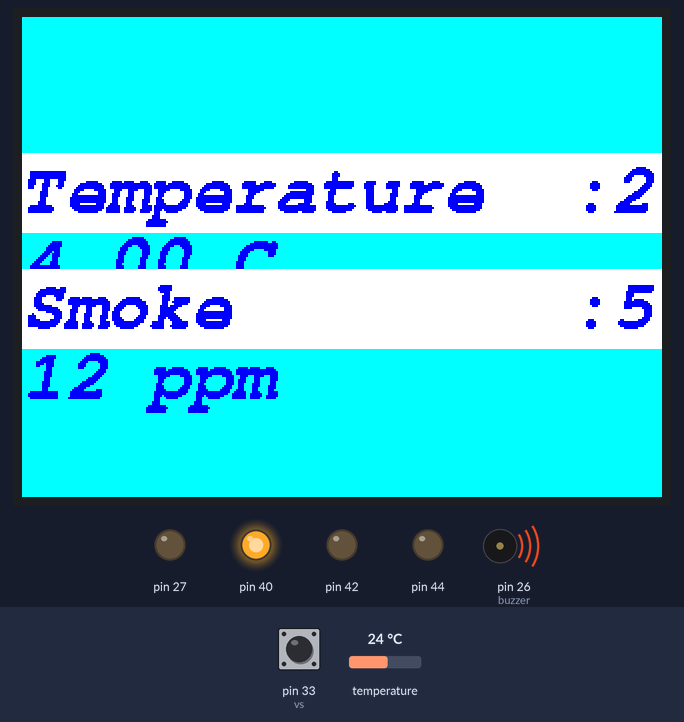
Bench run of a sketch on a simulated Arduino Mega 2560, built with avr-gcc and run on an emulated ATmega2560. Parts: 320×240 colour display, output pins drawn as LEDs (lit = HIGH), buzzer (waves = sounding). Inputs (shaded band) come from the test bench; at power-on: pin 33 (vs) LOW, temperature 24 °C.

Above: at 1.4 s.
1.5 s: pin 33 (vs) pulsed HIGH 2 times (0.12 s each, 0.3 s apart)
At 1.83 s:
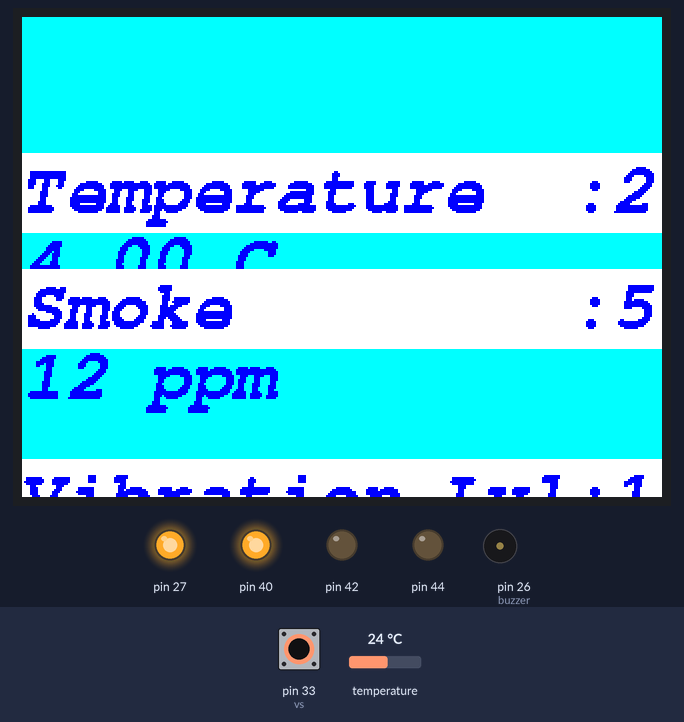
At 2.7 s:
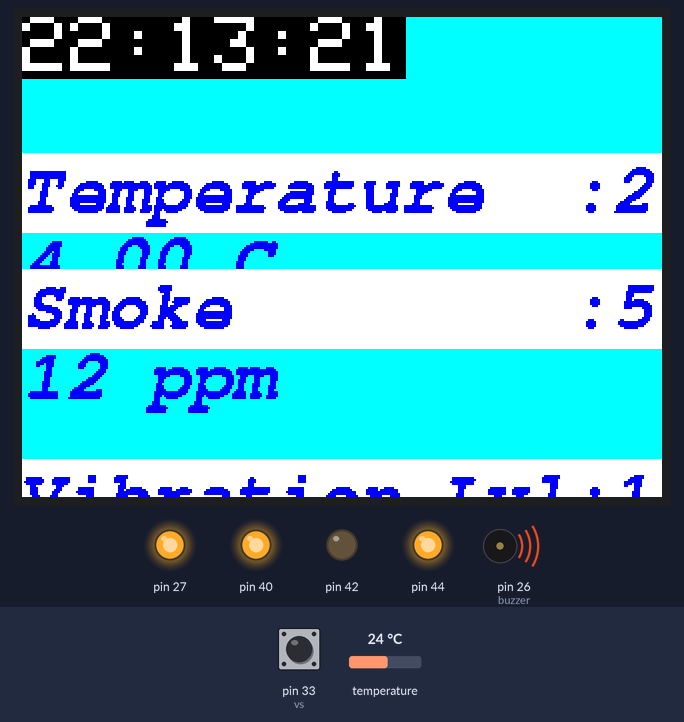
Timing chart, 0 to 5.4 s (numbered marks = the images above; inputs shaded):
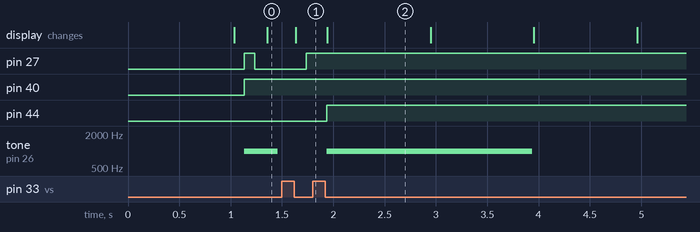

The sketch:

mia.ino
```cpp
#include <Adafruit_GFX.h>
#if defined(_GFXFONT_H_)
#include <Fonts/FreeMonoBoldOblique18pt7b.h>
#define ADJ_BASELINE 11            //new fonts setCursor to bottom of letter
#else
#define ADJ_BASELINE 0             //legacy setCursor to top of letter
#endif

#include<MCUFRIEND_kbv.h>
MCUFRIEND_kbv tft;

#define BLACK   0x0000
#define WHITE   0xFFFF
#define BLUE    0x001F
#define RED     0xF800
#define GREEN   0x07E0
#define CYAN    0x07FF
#define MAGENssssssssssssssssssssssssssssssssssssssssssssssssssssssssTA 0xF81F
#define YELLOW  0xFFE0
#define GREY    0x8410
#define ORANGE  0xE880

#include <stdio.h>
uint16_t ID;

uint8_t hh, mm, ss ; //containers for current time
uint8_t conv2d(const char* p)
{
    uint8_t v = 0;
    if ('0' <= *p && *p <= '9') v = *p - '0';
    return 10 * v + *++p - '0';
}


#include <OneWire.h>
#include <DallasTemperature.h>
#include <SoftwareSerial.h>
#include <MQ2.h>

#define ONE_WIRE_BUS 22
int buzzer = 26;
int smokeA0 = 49;
int sensorThres = 1023;
int vs =33;


OneWire oneWire(ONE_WIRE_BUS);

DallasTemperature sensors(&oneWire);

float Celsius = 0;

void setup()
  { sensors.begin();
    pinMode(vs, INPUT);
    pinMode(27, OUTPUT);
    pinMode(buzzer, OUTPUT);
    pinMode(smokeA0, INPUT);
    pinMode(40, OUTPUT);
    pinMode(42, OUTPUT);
    pinMode(44, OUTPUT);
    Serial.begin(9600);
    tft.reset();
    ID=tft.readID();
    tft.begin(ID);
    tft.fillScreen(CYAN);
    tft.setRotation(1);
    tft.setTextColor(BLUE);
    tft.setTextSize(1);
    tft.setFont(&FreeMonoBoldOblique18pt7b);

    hh = conv2d(__TIME__);
    mm = conv2d(__TIME__ + 3);
    ss = conv2d(__TIME__ + 6);
  }

  void loop(){
    sensors.requestTemperatures();

    Celsius = sensors.getTempCByIndex(0);
    tft.fillRect(0,62.5+6,6*78, 40, WHITE);
    tft.setCursor(0, 97.5);
    tft.print("Temperature  :");
    tft.print(Celsius);
    tft.print(" C");
    delay(100);


temp();
smoke();
jhatke();
samay();
}


void temp()
{ if(Celsius>=20)
 {
   digitalWrite(40, HIGH);
   digitalWrite(27, HIGH);
   tone(buzzer, 1000, 0);
   delay(100);

   digitalWrite(27, LOW);
   delay(100);


   }
  else
  {
    noTone(buzzer);
    digitalWrite(27, LOW);
    digitalWrite(40, LOW);
    }
    ;}
void smoke()
{ int analogSensor = analogRead(smokeA0);
  tft.fillRect(0,120+6,6*78, 40, WHITE);
  tft.setCursor(0, 155);
  tft.print("Smoke        :");
  tft.print(analogSensor);
  tft.print(" ppm");
  delay(100);

  if (analogSensor > sensorThres)
  {

   digitalWrite(27, HIGH);
   delay(100);
   digitalWrite(27, LOW);
   delay(100);
    tone(buzzer, 1000, 2000);
   digitalWrite(42, HIGH);
  }
  else
  {
    noTone(buzzer);
   digitalWrite(27, LOW);
   digitalWrite(42, LOW);
   }
  ;}
  void jhatke()
  {
   long measurement =vibration();

  tft.fillRect(0,215+6,6*78, 40, WHITE);
  tft.setCursor(0, 250);
  tft.print("Vibration Lvl:");
  tft.print(measurement);
  tft.print(" Hz");
  delay(100);
  if (measurement > 50){
    digitalWrite(27, HIGH);
    delay(100);
    digitalWrite(27, HIGH);
    delay(100);
    tone(buzzer, 1000, 2000);
    digitalWrite(44, HIGH);
  }
  else{
    digitalWrite(27, LOW);
    noTone(buzzer);
    digitalWrite(44,LOW);

  }

}
long vibration(){
 long measurement=pulseIn (vs, HIGH);
  return measurement;
}
void samay()
{
   tft.setTextColor(WHITE, BLACK);
    tft.setFont(NULL);
    tft.setTextSize(4);
    while (1) {
       if (++ss > 59) {
            ss = 0;
            mm++;
            if (mm > 59) {
                mm = 0;
                hh++;
                if (hh > 23) hh = 0;
            }
        }
        char buf[20];
        sprintf(buf, "%02d:%02d:%02d", hh, mm,ss);
        tft.fillRect(0,15*(-12)+6,6*35, 33, BLUE);

        tft.setCursor(0, -12 + ADJ_BASELINE);
        tft.print(buf);
        delay(1000);
    }
  }
```

Source omitted: icons.c (data table, 53161 bytes)

Measured:
- after the input at 1.5 s, pin 27: LOW → HIGH after 0.24 s; pin 44: LOW → HIGH after 0.44 s; tone on pin 26 (buzzer): silent → 1000 Hz after 0.44 s, → silent 2.0 s later
- what the display in image 2 shows lasts 1.0 s, from 1.9 s to 2.9 s
